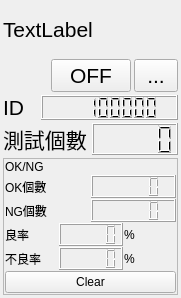
<?xml version="1.0" encoding="UTF-8"?>
<ui version="4.0">
 <class>FrontSlot</class>
 <widget class="QWidget" name="FrontSlot">
  <property name="geometry">
   <rect>
    <x>0</x>
    <y>0</y>
    <width>181</width>
    <height>298</height>
   </rect>
  </property>
  <property name="sizePolicy">
   <sizepolicy hsizetype="Preferred" vsizetype="Preferred">
    <horstretch>0</horstretch>
    <verstretch>0</verstretch>
   </sizepolicy>
  </property>
  <property name="font">
   <font>
    <pointsize>16</pointsize>
   </font>
  </property>
  <property name="windowTitle">
   <string>Form</string>
  </property>
  <property name="styleSheet">
   <string notr="true">border-color: rgb(0, 0, 0);</string>
  </property>
  <layout class="QGridLayout" name="gridLayout_10">
   <property name="leftMargin">
    <number>3</number>
   </property>
   <property name="topMargin">
    <number>3</number>
   </property>
   <property name="rightMargin">
    <number>3</number>
   </property>
   <property name="bottomMargin">
    <number>3</number>
   </property>
   <property name="spacing">
    <number>3</number>
   </property>
   <item row="0" column="0">
    <widget class="QLabel" name="labelName">
     <property name="text">
      <string>TextLabel</string>
     </property>
    </widget>
   </item>
   <item row="1" column="0">
    <layout class="QGridLayout" name="gridLayout_2">
     <property name="spacing">
      <number>3</number>
     </property>
     <item row="2" column="0">
      <layout class="QGridLayout" name="gridLayout_3">
       <item row="0" column="0">
        <widget class="QLabel" name="label_7">
         <property name="text">
          <string>測試個數</string>
         </property>
        </widget>
       </item>
       <item row="0" column="1">
        <widget class="QLCDNumber" name="lcdNumberTotalCounter"/>
       </item>
      </layout>
     </item>
     <item row="1" column="0">
      <layout class="QGridLayout" name="gridLayout_4">
       <item row="0" column="0">
        <widget class="QLabel" name="labelID">
         <property name="sizePolicy">
          <sizepolicy hsizetype="Preferred" vsizetype="Preferred">
           <horstretch>0</horstretch>
           <verstretch>0</verstretch>
          </sizepolicy>
         </property>
         <property name="maximumSize">
          <size>
           <width>35</width>
           <height>16777215</height>
          </size>
         </property>
         <property name="text">
          <string>ID</string>
         </property>
        </widget>
       </item>
       <item row="0" column="1">
        <widget class="QLCDNumber" name="lcdNumberID">
         <property name="sizePolicy">
          <sizepolicy hsizetype="Preferred" vsizetype="Preferred">
           <horstretch>0</horstretch>
           <verstretch>0</verstretch>
          </sizepolicy>
         </property>
         <property name="digitCount">
          <number>8</number>
         </property>
         <property name="intValue" stdset="0">
          <number>12345678</number>
         </property>
        </widget>
       </item>
      </layout>
     </item>
     <item row="0" column="0">
      <layout class="QGridLayout" name="gridLayout">
       <item row="0" column="0">
        <widget class="QLabel" name="labelIsValid">
         <property name="sizePolicy">
          <sizepolicy hsizetype="Preferred" vsizetype="Preferred">
           <horstretch>0</horstretch>
           <verstretch>0</verstretch>
          </sizepolicy>
         </property>
         <property name="minimumSize">
          <size>
           <width>0</width>
           <height>0</height>
          </size>
         </property>
         <property name="lineWidth">
          <number>1</number>
         </property>
         <property name="text">
          <string/>
         </property>
        </widget>
       </item>
       <item row="0" column="1">
        <widget class="QPushButton" name="pushButtonMaterialOverrideOff">
         <property name="sizePolicy">
          <sizepolicy hsizetype="Preferred" vsizetype="Preferred">
           <horstretch>0</horstretch>
           <verstretch>0</verstretch>
          </sizepolicy>
         </property>
         <property name="text">
          <string>OFF</string>
         </property>
        </widget>
       </item>
       <item row="0" column="2">
        <widget class="QToolButton" name="toolButtonDialog">
         <property name="sizePolicy">
          <sizepolicy hsizetype="Preferred" vsizetype="Preferred">
           <horstretch>0</horstretch>
           <verstretch>0</verstretch>
          </sizepolicy>
         </property>
         <property name="text">
          <string>...</string>
         </property>
        </widget>
       </item>
      </layout>
     </item>
     <item row="3" column="0">
      <widget class="QFrame" name="frameInspection">
       <property name="frameShape">
        <enum>QFrame::StyledPanel</enum>
       </property>
       <property name="frameShadow">
        <enum>QFrame::Raised</enum>
       </property>
       <layout class="QGridLayout" name="gridLayout_5">
        <property name="leftMargin">
         <number>1</number>
        </property>
        <property name="topMargin">
         <number>1</number>
        </property>
        <property name="rightMargin">
         <number>1</number>
        </property>
        <property name="bottomMargin">
         <number>1</number>
        </property>
        <property name="spacing">
         <number>1</number>
        </property>
        <item row="0" column="1">
         <widget class="QLabel" name="labelOKNG">
          <property name="text">
           <string>OK/NG</string>
          </property>
         </widget>
        </item>
        <item row="3" column="1">
         <layout class="QGridLayout" name="gridLayout_8">
          <item row="0" column="0">
           <widget class="QLabel" name="label_4">
            <property name="text">
             <string>良率</string>
            </property>
           </widget>
          </item>
          <item row="0" column="1">
           <widget class="QLCDNumber" name="lcdNumberOKRate"/>
          </item>
          <item row="0" column="2">
           <widget class="QLabel" name="label_2">
            <property name="text">
             <string>%</string>
            </property>
           </widget>
          </item>
         </layout>
        </item>
        <item row="1" column="1">
         <layout class="QGridLayout" name="gridLayout_6">
          <item row="0" column="0">
           <widget class="QLabel" name="label">
            <property name="text">
             <string>OK個數</string>
            </property>
           </widget>
          </item>
          <item row="0" column="1">
           <widget class="QLCDNumber" name="lcdNumberOKCounter"/>
          </item>
         </layout>
        </item>
        <item row="4" column="1">
         <layout class="QGridLayout" name="gridLayout_9">
          <item row="0" column="0">
           <widget class="QLabel" name="label_5">
            <property name="text">
             <string>不良率</string>
            </property>
           </widget>
          </item>
          <item row="0" column="1">
           <widget class="QLCDNumber" name="lcdNumberNGRate"/>
          </item>
          <item row="0" column="2">
           <widget class="QLabel" name="label_6">
            <property name="text">
             <string>%</string>
            </property>
           </widget>
          </item>
         </layout>
        </item>
        <item row="2" column="1">
         <layout class="QGridLayout" name="gridLayout_7">
          <item row="0" column="0">
           <widget class="QLabel" name="label_3">
            <property name="text">
             <string>NG個數</string>
            </property>
           </widget>
          </item>
          <item row="0" column="1">
           <widget class="QLCDNumber" name="lcdNumberNGCounter"/>
          </item>
         </layout>
        </item>
        <item row="5" column="1">
         <widget class="QPushButton" name="pushButtonClear">
          <property name="text">
           <string>Clear</string>
          </property>
         </widget>
        </item>
       </layout>
      </widget>
     </item>
    </layout>
   </item>
  </layout>
 </widget>
 <resources/>
 <connections/>
</ui>
